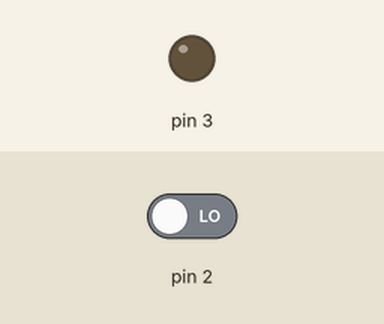
A sketch run on a simulated Arduino Uno, built with avr-gcc and run on an emulated ATmega328P. Shown: output pins drawn as LEDs (lit = HIGH). Dashed ring = blinking. The test bench sets the inputs (shaded band); at power-on: pin 2 LOW.

Above: at 1.2 s.
1.3 s: pin 2 driven HIGH
At 1.55 s:
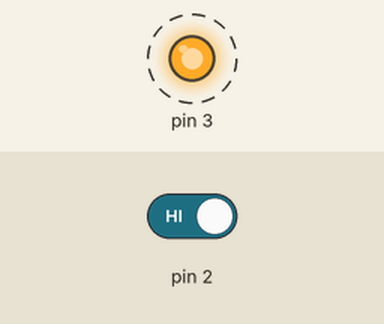
4.3 s: pin 2 driven LOW
At 4.3 s:
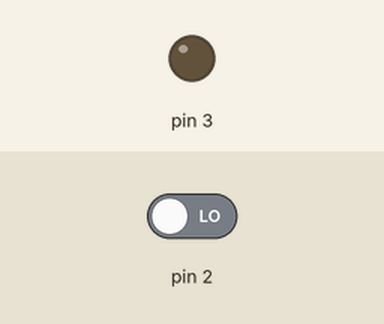
Timing chart, 0 to 7.3 s (numbered marks = the images above; inputs shaded):
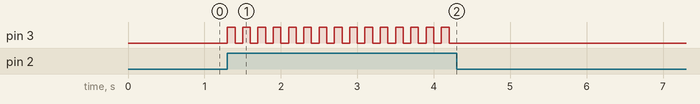

The sketch:

bee_project__final.ino
```cpp
void setup() {
  // put your setup code here, to run once:
pinMode(2,INPUT);
pinMode(3,OUTPUT);
}

void loop() {
 int x=digitalRead(2);
    if(x==HIGH)
  {
    digitalWrite(3,HIGH);
    delay(100);
    digitalWrite(3,LOW);
    delay (100);
  }
  digitalWrite(3,LOW);
  // put your main code here, to run repeatedly:

}
```

Measured:
- after the input at 1.3 s, pin 3: alternates HIGH for 0.10 s and LOW for 0.10 s, starting at once
- after the input at 4.3 s, pin 3: stops changing and stays LOW
